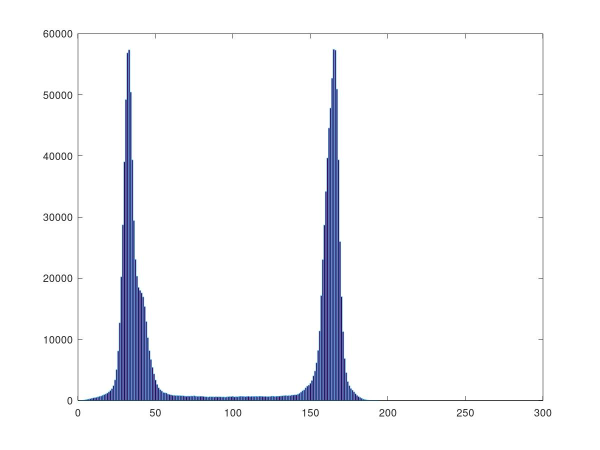
%> input picture artigo/imagem01-hist.jpg, 1200 x 900 px (shown at 1/2 size)
$ octave m_line.m   (GNU Octave 9; MATLAB toolbox functions it lacks are replaced by stand-ins)
%> lines starting %> are read from the running program, lines starting %| are printed output that depends on the picture
close all;
clc;
azul_escuro = [0 0.4470 0.7410];
azul_claro = [0.3010 0.7450 0.9330];

figure;
[filename, path] = uigetfile('*jpg', 'Select an Image', 'MultiSelect', 'on');
%> the answer given: imagem01-hist.jpg
path = strcat(path, filename);
im = imread(path);
%> im is the input picture: size 900x1200x3 uint8; mean R, G, B 244.9, 245.7, 248.8
im_gray = rgb2gray(im);
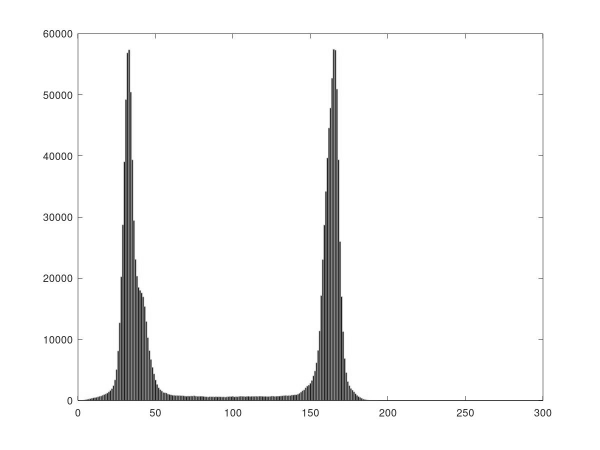
%> im_gray: size 900x1200 uint8 (shown at 1/2 size); min 6, max 255, mean 245.8

hist = imhist(im_gray);
%> hist = 256 values, max 977079 at index 256, min 0 at index 1, mean 4218.8
m = mean(mean(im_gray));
%> m = 245.8

%subplot(121); plot(hist);
% line ([m m], [100000 0], "linestyle", "-", "color", "g");
% subplot(122);
bar(imhist(im_gray), 'EdgeColor', azul_escuro);
line ([m m], [100000 0], "linestyle", "-", "color", "g");
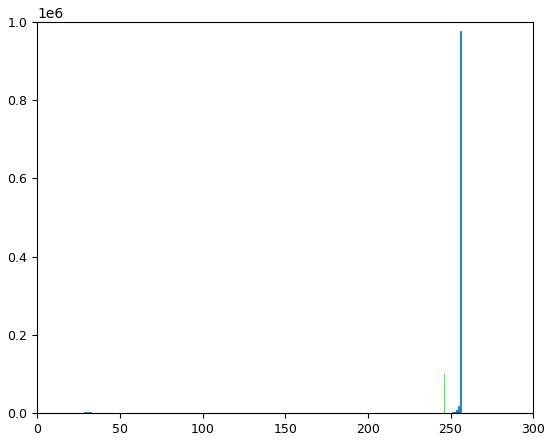
%> figure redrawn from the program's plot data; tallest bar 977079 high, from x = 255.6 to 256.4

saveas(gcf, [filename(1:end-4) '-with-line.png']);
